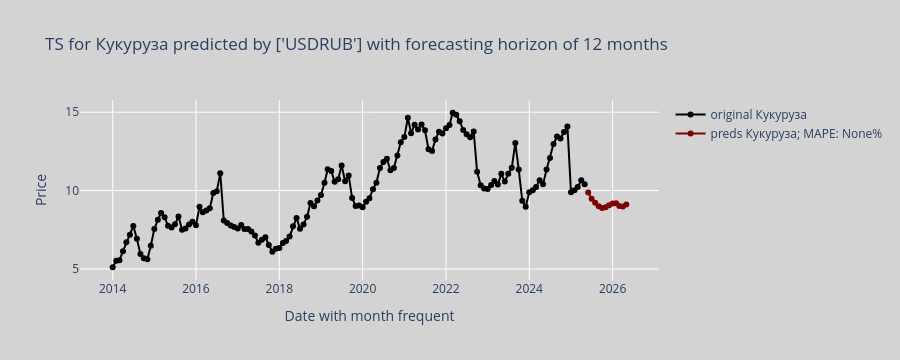

Notebook source saved alongside this figure:
### Code cell
from sklearn.metrics import mean_absolute_percentage_error as mape


answer_last = pd.DataFrame([])
df_updated.columns = [col_name.replace("/", " ") for col_name in df_updated.columns]
mape_values = {}
processed_columns = []
for col in CATEGORY_MAP.keys():
    is_predicting_macro = col in macro_updated.columns
    df_for_col = macro_updated if is_predicting_macro else df_updated
    if col in ('Подсолнечное масло (наливом) не бутилированное, не'):
        continue
    category_to_pred = CATEGORY_MAP.get(col, "")
    if category_to_pred == "":
        continue

    cluster_preds, ts_prediction = get_prediction_for_ts(df_updated,
                                                          models[category_to_pred],
                                                          col,
                                                          MODEL_NAME_FOR_FORECASTER,
                                                          macro_updated,
                                                          past_idx,
                                                          future_idx,
                                                          CATEGORY_MAP,
                                                          BEST_PREDICTORS_FOR_INDEX,
                                                          TARGET_COL_SUFFIX,
                                                          FUTURE_FORECASTER_TS_NAME,
                                                          FUTURE_FORECASTER_TS_VALUES,
                                                          USE_FUTURE_COV,
                                                          PREDICTION_HORIZON,
                                                          IS_BACKTEST,
                                                          PREDICTOR_LAG,
                                                          new_dates
                                                        )
    processed_columns.append(col)
    answer_last = pd.concat([answer_last, ts_prediction], axis=1)
    if not is_predicting_macro:
        mape_val = mape(df_for_col.loc[ts_prediction.index][col], ts_prediction[f"{col}_preds"]) if IS_BACKTEST else -1
    mape_values[col] = mape_val
    plot_graphics_for_each_ts(df_for_col[f"{col}"],
                          ts_prediction[f"{col}_preds"],
                          None,
                          col,
                          mape_val,
                          -1,
                          BEST_PREDICTORS_FOR_INDEX[CATEGORY_MAP[col]],
                          "",
                          forecasting_horizon=PREDICTION_HORIZON)
answer_last.to_excel(f"prediction_up_to_2025_{MODEL_NAME_FOR_FORECASTER}_new_{BACKTEST_PREDICTION_RANGE}.xlsx")
pd.DataFrame([mape_values]).to_excel(f"mape_up_to_2025_{MODEL_NAME_FOR_FORECASTER}_new_{BACKTEST_PREDICTION_RANGE}.xlsx")

### Figure 1 — Plotly figure (JSON) as saved in the notebook; plotly's stock layout.template omitted (floating-point values rounded to 4 significant figures; data arrays with more than 128 entries replaced by an {"elided": "..."} marker saying what was removed)
{"data": [{"hovertemplate": "<b>Original</b><br>Date: %{x}<br>Price: %{y:.2f}<br><extra></extra>", "line": {"color": "black", "width": 2}, "marker": {"size": 6}, "mode": "lines+markers", "name": "original Кукуруза", "type": "scatter", "x": {"elided": "149 str values"}, "y": {"elided": "149 float values"}}, {"hovertemplate": "<b>Prediction</b><br>Date: %{x}<br>Price: %{y:.2f}<br><extra></extra>", "line": {"color": "maroon", "width": 2}, "marker": {"size": 6}, "mode": "lines+markers", "name": "preds Кукуруза; MAPE: None%", "type": "scatter", "x": ["2025-06-01T00:00:00", "2025-07-01T00:00:00", "2025-08-01T00:00:00", "2025-09-01T00:00:00", "2025-10-01T00:00:00", "2025-11-01T00:00:00", "2025-12-01T00:00:00", "2026-01-01T00:00:00", "2026-02-01T00:00:00", "2026-03-01T00:00:00", "2026-04-01T00:00:00", "2026-05-01T00:00:00", "2026-05-01T00:00:00"], "y": [9.879, 9.483, 9.23, 9.007, 8.892, 8.938, 9.057, 9.177, 9.184, 9.023, 8.992, 9.105, null]}], "layout": {"height": 360, "hovermode": "x unified", "paper_bgcolor": "lightgray", "plot_bgcolor": "lightgray", "showlegend": true, "title": {"text": "TS for Кукуруза predicted by ['USDRUB'] with forecasting horizon of 12 months"}, "xaxis": {"autorange": true, "range": ["2013-03-28 21:54:38.5714", "2027-02-03 02:05:21.4286"], "title": {"text": "Date with month frequent"}, "type": "date"}, "yaxis": {"autorange": true, "range": [4.295, 15.78], "title": {"text": "Price"}, "type": "linear"}}}
